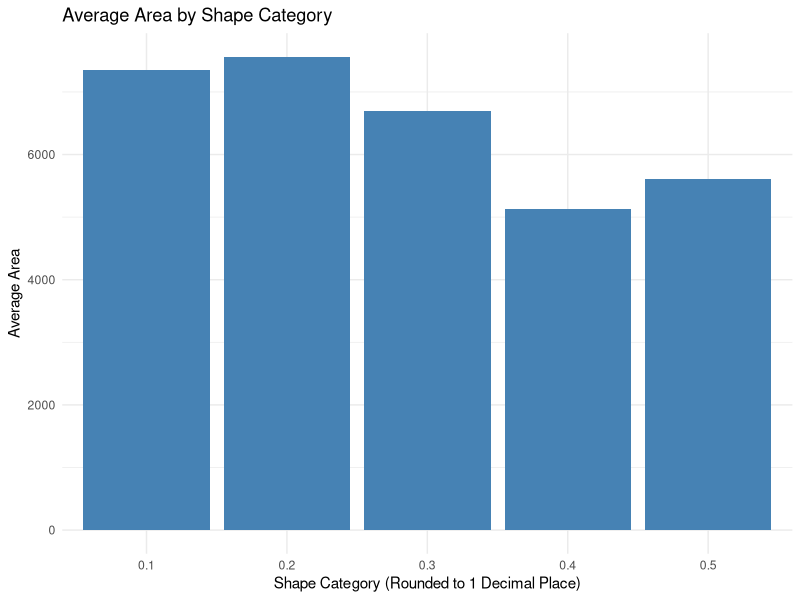

Here is the R script that generated this plot:
## ---- chunk 1
knitr::opts_chunk$set(echo = TRUE)
## ---- chunk 2
library(tidyverse)
## ---- chunk 3
data("rock")
## ---- chunk 4
rock_summary <- rock %>%
  mutate(shape_category = round(shape, 1)) %>%  # Round to one decimal place
  group_by(shape_category) %>%                 
  summarize(
    avg_area = mean(area),                   
    avg_perm = mean(perm),                   
    count = n()                              
  )

# Plot the summarized data
ggplot(rock_summary, aes(x = factor(shape_category), y = avg_area)) +
  geom_bar(stat = "identity", fill = "steelblue") +
  labs(
    title = "Average Area by Shape Category",
    x = "Shape Category (Rounded to 1 Decimal Place)",
    y = "Average Area"
  ) +
  theme_minimal()
## ---- chunk 5
rock_summary_grouped <- rock %>%
  mutate(shape_category = round(shape, 1)) %>%  # Round to one decimal place
  group_by(shape_category) %>%                 
  mutate(avg_area = mean(area)) %>%
  mutate(avg_perm = mean(perm))

head(rock_summary_grouped)
## ---- chunk 6
rock_summary_ungrouped <- rock %>%
  mutate(shape_category = round(shape, 1)) %>%  # Round to one decimal place
  group_by(shape_category) %>%                 
  mutate(avg_area = mean(area)) %>%
  ungroup() %>%
  mutate(avg_perm = mean(perm))

head(rock_summary_ungrouped)
